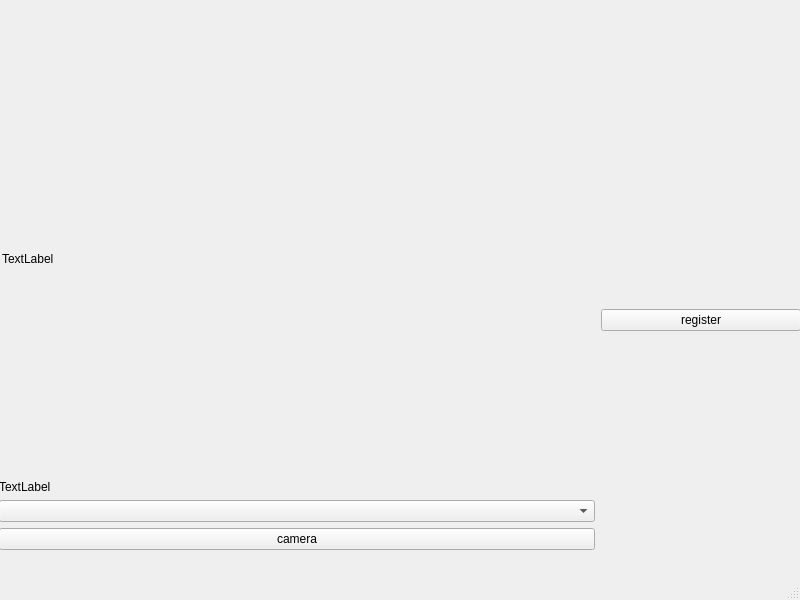
<?xml version="1.0" encoding="UTF-8"?>
<ui version="4.0">
 <class>MainWindow</class>
 <widget class="QMainWindow" name="MainWindow">
  <property name="geometry">
   <rect>
    <x>0</x>
    <y>0</y>
    <width>800</width>
    <height>600</height>
   </rect>
  </property>
  <property name="windowTitle">
   <string>MainWindow</string>
  </property>
  <widget class="QWidget" name="centralwidget">
   <widget class="QWidget" name="verticalLayoutWidget">
    <property name="geometry">
     <rect>
      <x>-1</x>
      <y>-1</y>
      <width>802</width>
      <height>551</height>
     </rect>
    </property>
    <layout class="QVBoxLayout" name="verticalLayout">
     <item>
      <widget class="QLabel" name="label">
       <property name="maximumSize">
        <size>
         <width>16777215</width>
         <height>90</height>
        </size>
       </property>
       <property name="text">
        <string/>
       </property>
       <property name="pixmap">
        <pixmap resource="cp-camera-face.qrc">:/images/header/images/header.png</pixmap>
       </property>
       <property name="scaledContents">
        <bool>true</bool>
       </property>
      </widget>
     </item>
     <item>
      <layout class="QHBoxLayout" name="horizontalLayout_2">
       <item>
        <layout class="QVBoxLayout" name="verticalLayout_2">
         <item>
          <widget class="QStackedWidget" name="cameraStackedWidget">
           <property name="maximumSize">
            <size>
             <width>640</width>
             <height>480</height>
            </size>
           </property>
           <widget class="QWidget" name="page">
            <widget class="FaceCameraViewfinder" name="cameraViewfinder">
             <property name="geometry">
              <rect>
               <x>3</x>
               <y>0</y>
               <width>640</width>
               <height>480</height>
              </rect>
             </property>
             <property name="text">
              <string>TextLabel</string>
             </property>
            </widget>
           </widget>
           <widget class="QWidget" name="page_2">
            <widget class="QLabel" name="label_5">
             <property name="geometry">
              <rect>
               <x>3</x>
               <y>0</y>
               <width>731</width>
               <height>381</height>
              </rect>
             </property>
             <property name="text">
              <string/>
             </property>
             <property name="pixmap">
              <pixmap resource="cp-camera-face.qrc">:/images/icon/images/icon.jpg</pixmap>
             </property>
             <property name="scaledContents">
              <bool>true</bool>
             </property>
            </widget>
           </widget>
          </widget>
         </item>
         <item>
          <widget class="QLabel" name="cameraLabel">
           <property name="text">
            <string>TextLabel</string>
           </property>
          </widget>
         </item>
         <item>
          <widget class="QComboBox" name="cameraComboBox"/>
         </item>
         <item>
          <widget class="QPushButton" name="cameraPushButton">
           <property name="text">
            <string>camera</string>
           </property>
          </widget>
         </item>
        </layout>
       </item>
       <item>
        <layout class="QVBoxLayout" name="verticalLayout_3">
         <item>
          <widget class="ClickableLabel" name="registeredFaceLabel">
           <property name="minimumSize">
            <size>
             <width>200</width>
             <height>240</height>
            </size>
           </property>
           <property name="maximumSize">
            <size>
             <width>200</width>
             <height>240</height>
            </size>
           </property>
           <property name="text">
            <string/>
           </property>
           <property name="pixmap">
            <pixmap resource="cp-camera-face.qrc">:/images/FacialDetection/images/FacialDetection.png</pixmap>
           </property>
           <property name="scaledContents">
            <bool>true</bool>
           </property>
          </widget>
         </item>
         <item>
          <widget class="QPushButton" name="registerPushButton">
           <property name="text">
            <string>register</string>
           </property>
          </widget>
         </item>
         <item>
          <layout class="QGridLayout" name="gridLayout">
           <item row="1" column="0">
            <widget class="QLabel" name="registeredFace4Label">
             <property name="maximumSize">
              <size>
               <width>60</width>
               <height>80</height>
              </size>
             </property>
             <property name="text">
              <string/>
             </property>
             <property name="pixmap">
              <pixmap resource="cp-camera-face.qrc">:/images/FacialDetection/images/FacialDetection.png</pixmap>
             </property>
             <property name="scaledContents">
              <bool>true</bool>
             </property>
            </widget>
           </item>
           <item row="0" column="0">
            <widget class="QLabel" name="registeredFace1Label">
             <property name="minimumSize">
              <size>
               <width>60</width>
               <height>80</height>
              </size>
             </property>
             <property name="maximumSize">
              <size>
               <width>60</width>
               <height>80</height>
              </size>
             </property>
             <property name="text">
              <string/>
             </property>
             <property name="pixmap">
              <pixmap resource="cp-camera-face.qrc">:/images/FacialDetection/images/FacialDetection.png</pixmap>
             </property>
             <property name="scaledContents">
              <bool>true</bool>
             </property>
            </widget>
           </item>
           <item row="0" column="1">
            <widget class="QLabel" name="registeredFace2Label">
             <property name="minimumSize">
              <size>
               <width>60</width>
               <height>80</height>
              </size>
             </property>
             <property name="maximumSize">
              <size>
               <width>60</width>
               <height>80</height>
              </size>
             </property>
             <property name="text">
              <string/>
             </property>
             <property name="pixmap">
              <pixmap resource="cp-camera-face.qrc">:/images/FacialDetection/images/FacialDetection.png</pixmap>
             </property>
             <property name="scaledContents">
              <bool>true</bool>
             </property>
            </widget>
           </item>
           <item row="0" column="2">
            <widget class="QLabel" name="registeredFace3Label">
             <property name="maximumSize">
              <size>
               <width>60</width>
               <height>80</height>
              </size>
             </property>
             <property name="text">
              <string/>
             </property>
             <property name="pixmap">
              <pixmap resource="cp-camera-face.qrc">:/images/FacialDetection/images/FacialDetection.png</pixmap>
             </property>
             <property name="scaledContents">
              <bool>true</bool>
             </property>
            </widget>
           </item>
           <item row="1" column="1">
            <widget class="QLabel" name="registeredFace5Label">
             <property name="maximumSize">
              <size>
               <width>60</width>
               <height>80</height>
              </size>
             </property>
             <property name="text">
              <string/>
             </property>
             <property name="pixmap">
              <pixmap resource="cp-camera-face.qrc">:/images/FacialDetection/images/FacialDetection.png</pixmap>
             </property>
             <property name="scaledContents">
              <bool>true</bool>
             </property>
            </widget>
           </item>
           <item row="1" column="2">
            <widget class="QLabel" name="registeredFace6Label">
             <property name="maximumSize">
              <size>
               <width>60</width>
               <height>80</height>
              </size>
             </property>
             <property name="text">
              <string/>
             </property>
             <property name="pixmap">
              <pixmap resource="cp-camera-face.qrc">:/images/FacialDetection/images/FacialDetection.png</pixmap>
             </property>
             <property name="scaledContents">
              <bool>true</bool>
             </property>
            </widget>
           </item>
          </layout>
         </item>
        </layout>
       </item>
      </layout>
     </item>
    </layout>
   </widget>
  </widget>
  <widget class="QMenuBar" name="menubar">
   <property name="geometry">
    <rect>
     <x>0</x>
     <y>0</y>
     <width>800</width>
     <height>23</height>
    </rect>
   </property>
  </widget>
  <widget class="QStatusBar" name="statusbar"/>
 </widget>
 <customwidgets>
  <customwidget>
   <class>FaceCameraViewfinder</class>
   <extends>QLabel</extends>
   <header>facecameraviewfinder.h</header>
   <container>1</container>
  </customwidget>
  <customwidget>
   <class>ClickableLabel</class>
   <extends>QLabel</extends>
   <header>clickablelabel.h</header>
  </customwidget>
 </customwidgets>
 <resources>
  <include location="cp-camera-face.qrc"/>
 </resources>
 <connections>
  <connection>
   <sender>cameraPushButton</sender>
   <signal>clicked()</signal>
   <receiver>MainWindow</receiver>
   <slot>startCamera()</slot>
   <hints>
    <hint type="sourcelabel">
     <x>368</x>
     <y>558</y>
    </hint>
    <hint type="destinationlabel">
     <x>399</x>
     <y>299</y>
    </hint>
   </hints>
  </connection>
  <connection>
   <sender>cameraComboBox</sender>
   <signal>currentIndexChanged(int)</signal>
   <receiver>MainWindow</receiver>
   <slot>cameraChanged(int)</slot>
   <hints>
    <hint type="sourcelabel">
     <x>368</x>
     <y>530</y>
    </hint>
    <hint type="destinationlabel">
     <x>399</x>
     <y>299</y>
    </hint>
   </hints>
  </connection>
  <connection>
   <sender>registerPushButton</sender>
   <signal>clicked()</signal>
   <receiver>MainWindow</receiver>
   <slot>registerFaceImage()</slot>
   <hints>
    <hint type="sourcelabel">
     <x>697</x>
     <y>494</y>
    </hint>
    <hint type="destinationlabel">
     <x>399</x>
     <y>299</y>
    </hint>
   </hints>
  </connection>
 </connections>
 <slots>
  <slot>startCamera()</slot>
  <slot>cameraChanged(int)</slot>
  <slot>registerFaceImage()</slot>
 </slots>
</ui>
